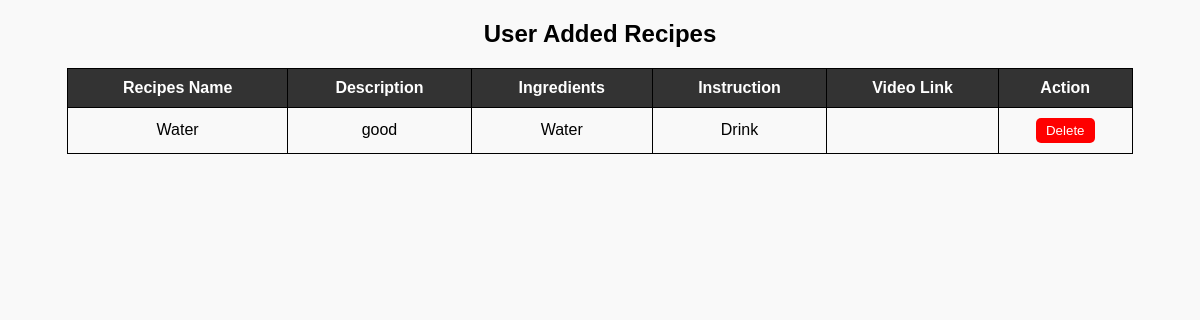
The page /added.php (signed in) on the database its author committed.
### tables this page shows
CREATE TABLE `userrecipes` (
  `id` int(11) NOT NULL,
  `rcname` varchar(18) NOT NULL,
  `rcdes` varchar(100) NOT NULL,
  `rcing` varchar(100) NOT NULL,
  `rcins` varchar(100) NOT NULL,
  `ddd` varchar(100) NOT NULL
);

### added.php (the view, shortened to what this page needs)
<?php
$recipesConn = new mysqli("localhost", "root", "", "food_recipes");
$recipeQuery = "SELECT id, rcname, rcdes, rcing, rcins, ddd FROM userrecipes";
$recipeResult = $recipesConn->query($recipeQuery);
?>
<!DOCTYPE html>
<html lang="en">
<head>
    <link rel="stylesheet" href="style.css">
</head>
<body>
    <h2 style="text-align: center;">User Added Recipes</h2>
    <center>
        <table>
            <tr>
                <th>Recipes Name</th>
                <th>Description</th>
                <th>Ingredients</th>
                <th>Instruction</th>
                <th>Video Link</th>
                <th>Action</th>
            </tr>
            <?php while ($row = $recipeResult->fetch_assoc()) { ?>
            <tr>
                <td><?php echo $row['rcname']; ?></td>
                <td><?php echo $row['rcdes']; ?></td>
                <td><?php echo $row['rcing']; ?></td>
                <td><?php echo $row['rcins']; ?></td>
                <td><?php echo $row['ddd']; ?></td>
                <td>
                    <a href="delete_user_recipe.php?id=<?php echo $row['id']; ?>"
                       onclick="return confirm('Are you sure you want to delete this recipe?')">
                        <button class="delete-btn">Delete</button>
                    </a>
                </td>
            </tr>
            <?php } ?>
        </table>
    </center>
</body>
</html>

### style.css (style rules this page uses)
body { font-family: Arial, sans-serif; background-color: #f9f9f9; text-align: center; }

### added.php (style rules this page uses)
table { width: 90%; border-collapse: collapse; margin: 20px auto; }
th, td { border: 1px solid black; padding: 10px; text-align: center; }
th { background-color: #333; color: white; }
.delete-btn { background-color: red; color: white; padding: 5px 10px; border: none; cursor: pointer; border-radius: 5px; }

### rows shown on the page
userrecipes: rcname "Water", rcdes "good", rcing "Water", rcins "Drink"
